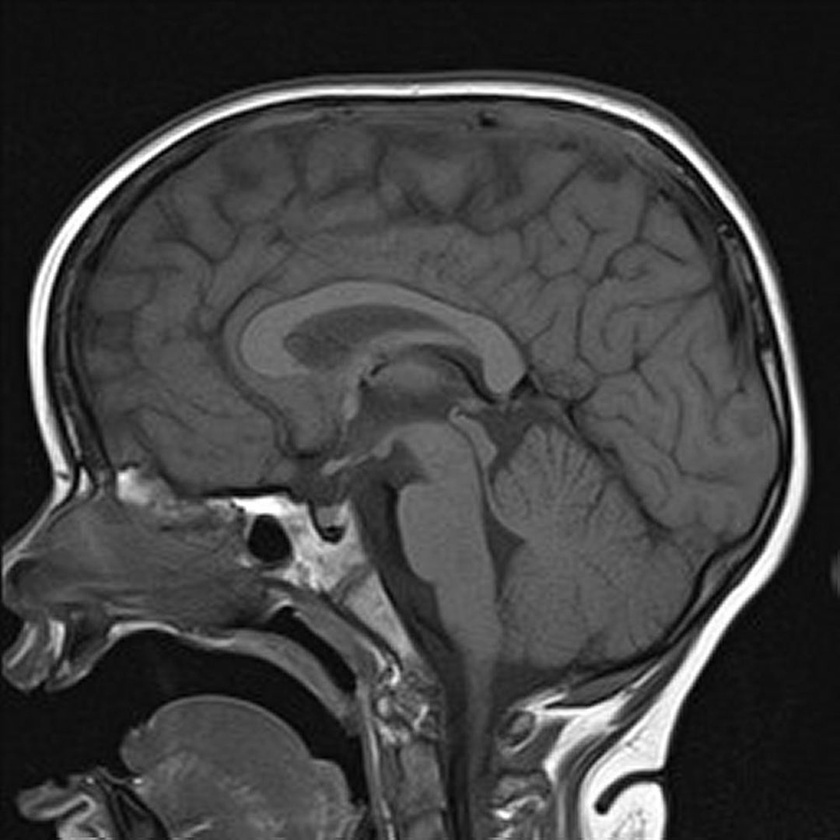
#> input picture MR_T1_to_T2_filtering_visualisation/brain_normal_midline_high.jpg, 840 x 840 px, shrunk from 1080 x 1080 before the run, found by its file name
$ python MR_T1_to_T2_filtering_visualisation.py
#> lines starting #> are read from the running program, lines starting #| are printed output that depends on the picture; after the words box and inside, x2 and y2 are one past the last pixel; in counts of white or black regions, pixels touching at a corner belong together
#> further down, img is the input picture: shape (840, 840); min 0, max 255, mean 64.4
#| Loaded image shape: (840, 840)
import cv2
import numpy as np

# ======================================================
# T2‑like contrast simulation to outline fluids better.
# ======================================================


def simulate_t2_contrast(img):
    # Normalize to float [0,1]
    img_float = cv2.normalize(img.astype("float32"),
                              None, 0.0, 1.0, cv2.NORM_MINMAX)

    # Gamma < 1 brightens dark regions (CSF), darkens bright regions (white matter)
    t2_mapped = np.power(img_float, 0.6)
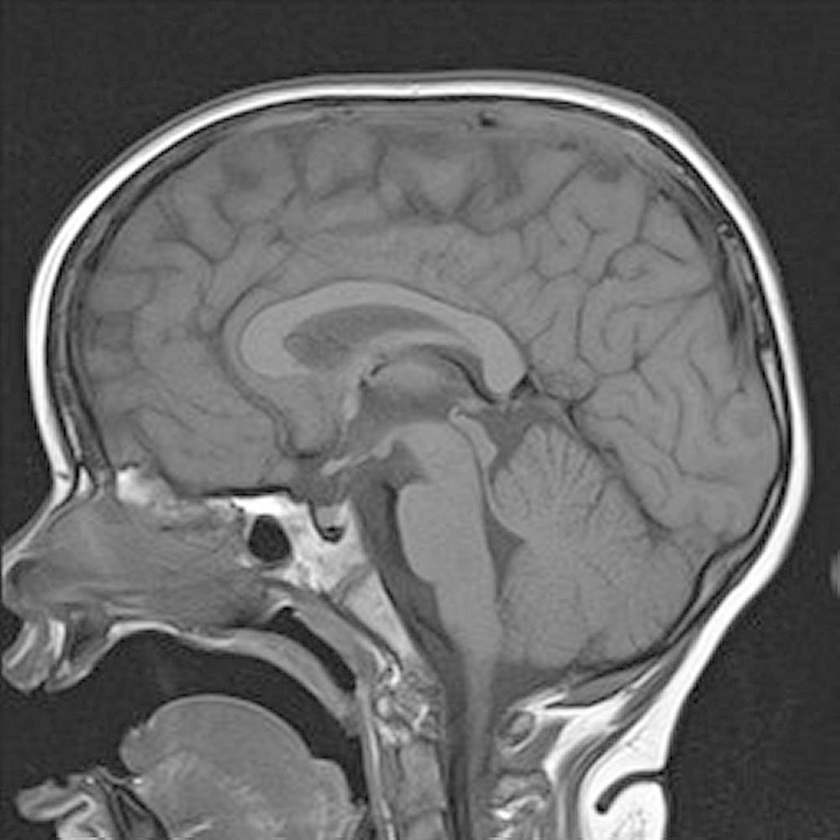
#> t2_mapped: shape (840, 840) float32; min 0, max 1, mean 0.411

    # Rescale back to 0–255
    t2_sim = cv2.normalize(t2_mapped, None, 0, 255,
                           cv2.NORM_MINMAX).astype("uint8")
    return t2_sim


# image load: image provided in the folder is 512 x 512 for better visualisation
# ======================================================
# change to own path
path = r"C:\Users\dmitr\Desktop\MR_T1_to_T2_filtering_visualisation\brain_normal_midline_high.jpg"
# ======================================================
img = cv2.imread(path, cv2.IMREAD_GRAYSCALE)
if img is None:
    raise FileNotFoundError(
        f"Could not load image at: {path}")  # if cant be found

print("Loaded image shape:", img.shape)

# Normalize original
img_norm = cv2.normalize(img, None, 0, 255, cv2.NORM_MINMAX).astype("uint8")

# Apply T2 simulation
t2_sim = simulate_t2_contrast(img_norm)


# Add labels to each image on the viewer
font = cv2.FONT_HERSHEY_SIMPLEX
scale = 0.7
color = (255,)  # white text
thickness = 2

img_labeled = img_norm.copy()
t2_labeled = t2_sim.copy()

cv2.putText(img_labeled, "Original", (10, 30), font,
            scale, color, thickness, cv2.LINE_AA)
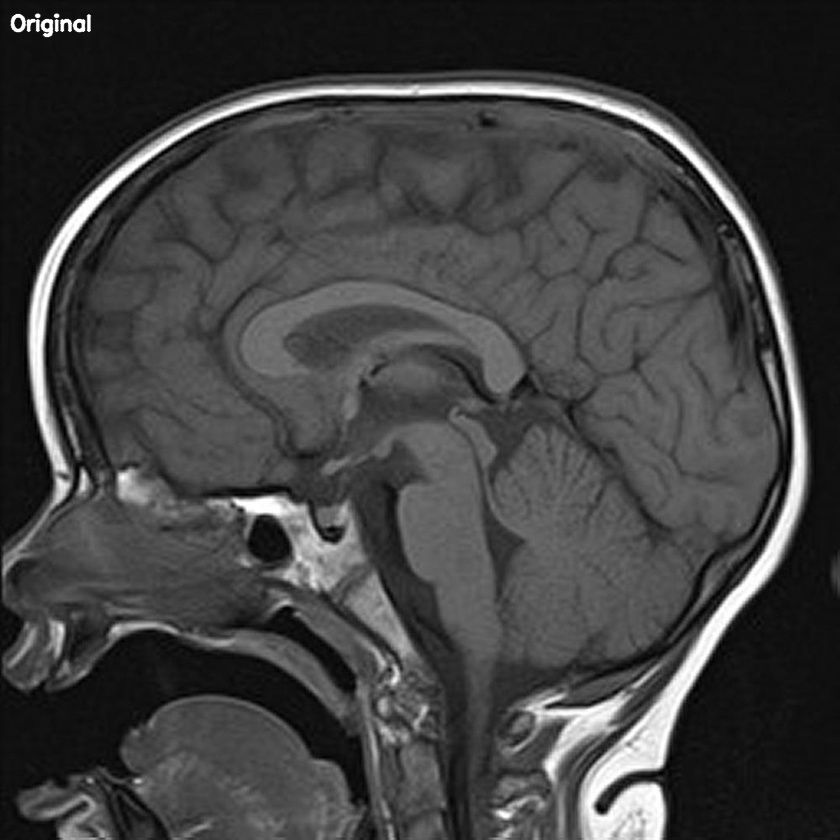
#> img_labeled: shape (840, 840); 0.16% of pixels changed, all inside (x1, y1, x2, y2) = (10, 13, 92, 38)
cv2.putText(t2_labeled, "T2 Simulated", (10, 30),
            font, scale, color, thickness, cv2.LINE_AA)
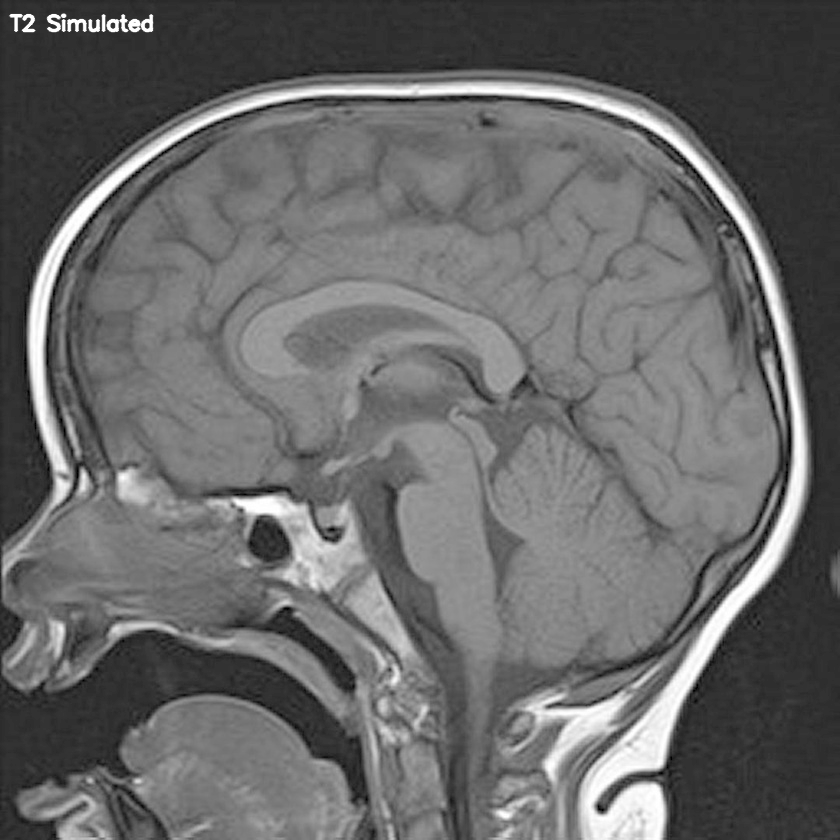
#> t2_labeled: shape (840, 840); min 0, max 255, mean 104.7


# Combine and display using numpy
combined = np.hstack((img_labeled, t2_labeled))
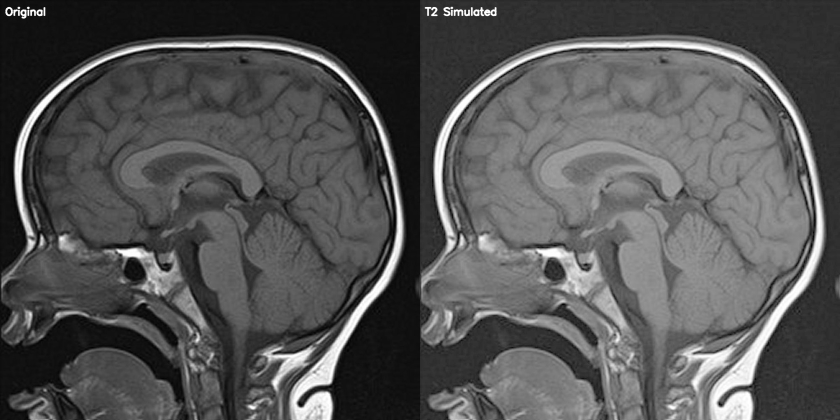
#> combined: shape (840, 1680) (shown at 1/2 size); min 0, max 255, mean 84.7

cv2.imshow("Comparison", combined)
cv2.waitKey(0)
cv2.destroyAllWindows()


# Save processed image to the same folder ^ Check path above
output_file = "t2_simulated.png"
cv2.imwrite(output_file, t2_sim)
print("Saved:", output_file)
